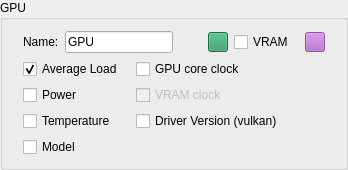
                <widget class="QGroupBox" name="gpuBox">
                 <property name="sizePolicy">
                  <sizepolicy hsizetype="Fixed" vsizetype="Fixed">
                   <horstretch>0</horstretch>
                   <verstretch>0</verstretch>
                  </sizepolicy>
                 </property>
                 <property name="minimumSize">
                  <size>
                   <width>348</width>
                   <height>0</height>
                  </size>
                 </property>
                 <property name="title">
                  <string>GPU</string>
                 </property>
                 <layout class="QGridLayout" name="gridLayout">
                  <property name="leftMargin">
                   <number>20</number>
                  </property>
                  <property name="rightMargin">
                   <number>20</number>
                  </property>
                  <property name="bottomMargin">
                   <number>10</number>
                  </property>
                  <item row="0" column="1" colspan="2">
                   <widget class="QLineEdit" name="gpunameLine">
                    <property name="sizePolicy">
                     <sizepolicy hsizetype="Fixed" vsizetype="Fixed">
                      <horstretch>0</horstretch>
                      <verstretch>0</verstretch>
                     </sizepolicy>
                    </property>
                    <property name="text">
                     <string>GPU</string>
                    </property>
                    <property name="maxLength">
                     <number>7</number>
                    </property>
                    <property name="frame">
                     <bool>true</bool>
                    </property>
                    <property name="dragEnabled">
                     <bool>true</bool>
                    </property>
                    <property name="placeholderText">
                     <string>GPU</string>
                    </property>
                   </widget>
                  </item>
                  <item row="1" column="0" colspan="2">
                   <widget class="QCheckBox" name="gpu_av_loadCBox">
                    <property name="text">
                     <string>Average Load</string>
                    </property>
                    <property name="checked">
                     <bool>true</bool>
                    </property>
                   </widget>
                  </item>
                  <item row="0" column="3">
                   <widget class="QPushButton" name="gpucolorButton">
                    <property name="sizePolicy">
                     <sizepolicy hsizetype="Fixed" vsizetype="Fixed">
                      <horstretch>0</horstretch>
                      <verstretch>0</verstretch>
                     </sizepolicy>
                    </property>
                    <property name="maximumSize">
                     <size>
                      <width>20</width>
                      <height>20</height>
                     </size>
                    </property>
                    <property name="focusPolicy">
                     <enum>Qt::NoFocus</enum>
                    </property>
                    <property name="toolTip">
                     <string>Default color: #2e9762</string>
                    </property>
                    <property name="toolTipDuration">
                     <number>-1</number>
                    </property>
                    <property name="styleSheet">
                     <string notr="true">background-color: #2e9762;
color: black;</string>
                    </property>
                    <property name="text">
                     <string/>
                    </property>
                   </widget>
                  </item>
                  <item row="0" column="0">
                   <widget class="QLabel" name="gpunameLabel">
                    <property name="sizePolicy">
                     <sizepolicy hsizetype="Fixed" vsizetype="Preferred">
                      <horstretch>0</horstretch>
                      <verstretch>0</verstretch>
                     </sizepolicy>
                    </property>
                    <property name="text">
                     <string>Name:</string>
                    </property>
                   </widget>
                  </item>
                  <item row="2" column="2" colspan="3">
                   <widget class="QCheckBox" name="gpu_mem_fqCBox">
                    <property name="enabled">
                     <bool>false</bool>
                    </property>
                    <property name="text">
                     <string>VRAM clock</string>
                    </property>
                   </widget>
                  </item>
                  <item row="4" column="0" colspan="2">
                   <widget class="QCheckBox" name="gpu_modelCBox">
                    <property name="text">
                     <string>Model</string>
                    </property>
                   </widget>
                  </item>
                  <item row="0" column="4">
                   <widget class="QCheckBox" name="gpu_vramCBox">
                    <property name="maximumSize">
                     <size>
                      <width>70</width>
                      <height>60</height>
                     </size>
                    </property>
                    <property name="text">
                     <string>VRAM</string>
                    </property>
                    <property name="checkable">
                     <bool>true</bool>
                    </property>
                   </widget>
                  </item>
                  <item row="3" column="0" colspan="2">
                   <widget class="QCheckBox" name="gpu_tempCBox">
                    <property name="text">
                     <string>Temperature</string>
                    </property>
                   </widget>
                  </item>
                  <item row="0" column="5">
                   <widget class="QPushButton" name="gpu_vram_colorButton">
                    <property name="enabled">
                     <bool>false</bool>
                    </property>
                    <property name="sizePolicy">
                     <sizepolicy hsizetype="Fixed" vsizetype="Fixed">
                      <horstretch>0</horstretch>
                      <verstretch>0</verstretch>
                     </sizepolicy>
                    </property>
                    <property name="maximumSize">
                     <size>
                      <width>20</width>
                      <height>20</height>
                     </size>
                    </property>
                    <property name="palette">
                     <palette>
                      <active>
                       <colorrole role="WindowText">
                        <brush brushstyle="SolidPattern">
                         <color alpha="255">
                          <red>0</red>
                          <green>0</green>
                          <blue>0</blue>
                         </color>
                        </brush>
                       </colorrole>
                       <colorrole role="Button">
                        <brush brushstyle="SolidPattern">
                         <color alpha="255">
                          <red>173</red>
                          <green>100</green>
                          <blue>193</blue>
                         </color>
                        </brush>
                       </colorrole>
                       <colorrole role="Text">
                        <brush brushstyle="SolidPattern">
                         <color alpha="255">
                          <red>0</red>
                          <green>0</green>
                          <blue>0</blue>
                         </color>
                        </brush>
                       </colorrole>
                       <colorrole role="ButtonText">
                        <brush brushstyle="SolidPattern">
                         <color alpha="255">
                          <red>0</red>
                          <green>0</green>
                          <blue>0</blue>
                         </color>
                        </brush>
                       </colorrole>
                       <colorrole role="Base">
                        <brush brushstyle="SolidPattern">
                         <color alpha="255">
                          <red>173</red>
                          <green>100</green>
                          <blue>193</blue>
                         </color>
                        </brush>
                       </colorrole>
                       <colorrole role="Window">
                        <brush brushstyle="SolidPattern">
                         <color alpha="255">
                          <red>173</red>
                          <green>100</green>
                          <blue>193</blue>
                         </color>
                        </brush>
                       </colorrole>
                       <colorrole role="Highlight">
                        <brush brushstyle="SolidPattern">
                         <color alpha="255">
                          <red>158</red>
                          <green>158</green>
                          <blue>158</blue>
                         </color>
                        </brush>
                       </colorrole>
                       <colorrole role="PlaceholderText">
                        <brush brushstyle="NoBrush">
                         <color alpha="128">
                          <red>0</red>
                          <green>0</green>
                          <blue>0</blue>
                         </color>
                        </brush>
                       </colorrole>
                      </active>
                      <inactive>
                       <colorrole role="WindowText">
                        <brush brushstyle="SolidPattern">
                         <color alpha="255">
                          <red>0</red>
                          <green>0</green>
                          <blue>0</blue>
                         </color>
                        </brush>
                       </colorrole>
                       <colorrole role="Button">
                        <brush brushstyle="SolidPattern">
                         <color alpha="255">
                          <red>173</red>
                          <green>100</green>
                          <blue>193</blue>
                         </color>
                        </brush>
                       </colorrole>
                       <colorrole role="Text">
                        <brush brushstyle="SolidPattern">
                         <color alpha="255">
                          <red>0</red>
                          <green>0</green>
                          <blue>0</blue>
                         </color>
                        </brush>
                       </colorrole>
                       <colorrole role="ButtonText">
                        <brush brushstyle="SolidPattern">
                         <color alpha="255">
                          <red>0</red>
                          <green>0</green>
                          <blue>0</blue>
                         </color>
                        </brush>
                       </colorrole>
                       <colorrole role="Base">
                        <brush brushstyle="SolidPattern">
                         <color alpha="255">
                          <red>173</red>
                          <green>100</green>
                          <blue>193</blue>
                         </color>
                        </brush>
                       </colorrole>
                       <colorrole role="Window">
                        <brush brushstyle="SolidPattern">
                         <color alpha="255">
                          <red>173</red>
                          <green>100</green>
                          <blue>193</blue>
                         </color>
                        </brush>
                       </colorrole>
                       <colorrole role="Highlight">
                        <brush brushstyle="SolidPattern">
                         <color alpha="255">
                          <red>158</red>
                          <green>158</green>
                          <blue>158</blue>
                         </color>
                        </brush>
                       </colorrole>
                       <colorrole role="PlaceholderText">
                        <brush brushstyle="NoBrush">
                         <color alpha="128">
                          <red>0</red>
                          <green>0</green>
                          <blue>0</blue>
                         </color>
                        </brush>
                       </colorrole>
                      </inactive>
                      <disabled>
                       <colorrole role="WindowText">
                        <brush brushstyle="SolidPattern">
                         <color alpha="255">
                          <red>0</red>
                          <green>0</green>
                          <blue>0</blue>
                         </color>
                        </brush>
                       </colorrole>
                       <colorrole role="Button">
                        <brush brushstyle="SolidPattern">
                         <color alpha="255">
                          <red>173</red>
                          <green>100</green>
                          <blue>193</blue>
                         </color>
                        </brush>
                       </colorrole>
                       <colorrole role="Text">
                        <brush brushstyle="SolidPattern">
                         <color alpha="255">
                          <red>0</red>
                          <green>0</green>
                          <blue>0</blue>
                         </color>
                        </brush>
                       </colorrole>
                       <colorrole role="ButtonText">
                        <brush brushstyle="SolidPattern">
                         <color alpha="255">
                          <red>0</red>
                          <green>0</green>
                          <blue>0</blue>
                         </color>
                        </brush>
                       </colorrole>
                       <colorrole role="Base">
                        <brush brushstyle="SolidPattern">
                         <color alpha="255">
                          <red>173</red>
                          <green>100</green>
                          <blue>193</blue>
                         </color>
                        </brush>
                       </colorrole>
                       <colorrole role="Window">
                        <brush brushstyle="SolidPattern">
                         <color alpha="255">
                          <red>173</red>
                          <green>100</green>
                          <blue>193</blue>
                         </color>
                        </brush>
                       </colorrole>
                       <colorrole role="Highlight">
                        <brush brushstyle="SolidPattern">
                         <color alpha="255">
                          <red>227</red>
                          <green>229</green>
                          <blue>231</blue>
                         </color>
                        </brush>
                       </colorrole>
                       <colorrole role="PlaceholderText">
                        <brush brushstyle="NoBrush">
                         <color alpha="128">
                          <red>0</red>
                          <green>0</green>
                          <blue>0</blue>
                         </color>
                        </brush>
                       </colorrole>
                      </disabled>
                     </palette>
                    </property>
                    <property name="focusPolicy">
                     <enum>Qt::NoFocus</enum>
                    </property>
                    <property name="toolTip">
                     <string>Default color: #ad64c1</string>
                    </property>
                    <property name="styleSheet">
                     <string notr="true">background-color: #ad64c1;
color: black;</string>
                    </property>
                    <property name="text">
                     <string/>
                    </property>
                   </widget>
                  </item>
                  <item row="1" column="2" colspan="3">
                   <widget class="QCheckBox" name="gpu_core_fqCBox">
                    <property name="text">
                     <string>GPU core clock</string>
                    </property>
                   </widget>
                  </item>
                  <item row="2" column="0" colspan="2">
                   <widget class="QCheckBox" name="gpu_powerCBox">
                    <property name="text">
                     <string>Power</string>
                    </property>
                   </widget>
                  </item>
                  <item row="3" column="2" colspan="4">
                   <widget class="QCheckBox" name="gpu_driverCBox">
                    <property name="text">
                     <string>Driver Version (vulkan)</string>
                    </property>
                   </widget>
                  </item>
                 </layout>
                </widget>
